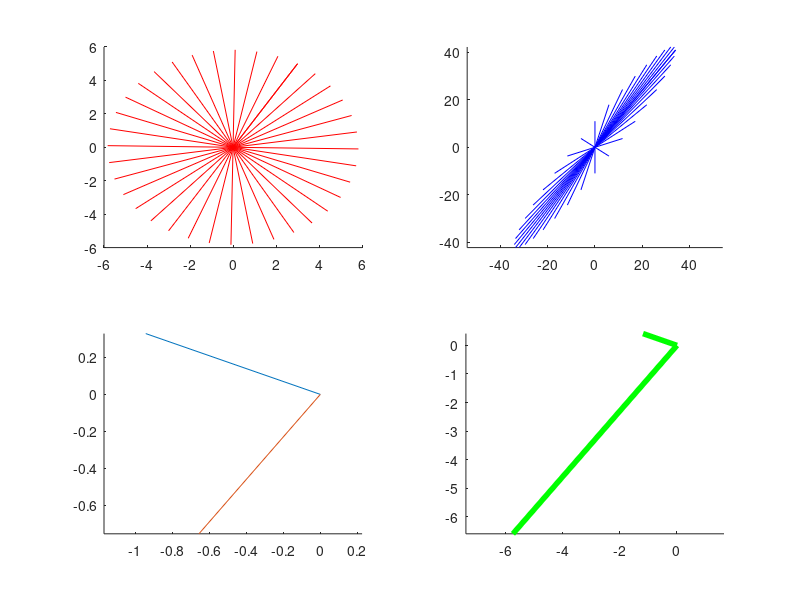

The MATLAB script that drew this image:
vec = [3;5];
origin = [0;0];
figure(1) 
plot([origin(1) vec(1)], [origin(2) vec(2)], 'r');

G1 = [3 5; 2 7];
for X = 0:10:360
    G = [cosd(X) -sind(X); sind(X) cosd(X)];
    Gv = G*vec;
    GV = G1*Gv;
    figure(1) 
    axis equal
    subplot(2,2,1)
    hold on
    plot([origin(1) Gv(1)], [origin(2) Gv(2)], 'r')
    subplot(2,2,2)
    hold on
    plot([origin(1) GV(1)], [origin(2) GV(2)], 'b') 
end
[V,D] = eig(G1);
v1 = V(:,1) ; v2 = V(:,2);
subplot(2,2,3)
hold on
plot([origin(1) v1(1)] ,[origin(2) v1(2)])
plot([origin(1) v2(1)] ,[origin(2) v2(2)])
axis equal

GV1 = G1*v1 ; GV2 = G1*v2;
subplot(2,2,4)
hold on
plot([origin(1) GV1(1)] , [origin(2) GV1(2)],'g','LineWidth',4)
plot([origin(1) GV2(1)] , [origin(2) GV2(2)],'g','LineWidth',4)
axis equal





